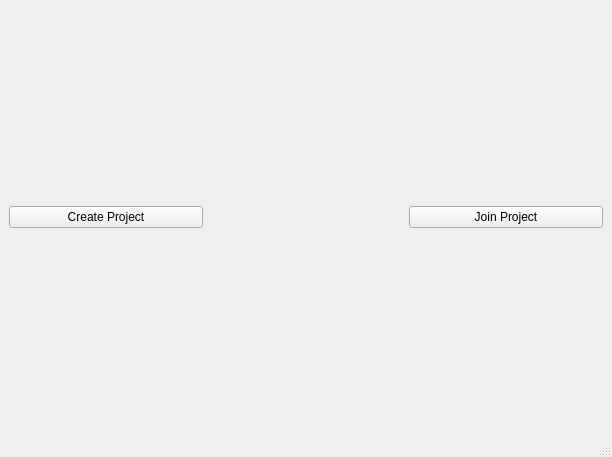
<?xml version="1.0" encoding="UTF-8"?>
<ui version="4.0">
 <class>MainWindow</class>
 <widget class="QMainWindow" name="MainWindow">
  <property name="geometry">
   <rect>
    <x>0</x>
    <y>0</y>
    <width>612</width>
    <height>457</height>
   </rect>
  </property>
  <property name="windowTitle">
   <string>Project Manager</string>
  </property>
  <widget class="QWidget" name="centralwidget">
   <layout class="QHBoxLayout" name="horizontalLayout">
    <item>
     <widget class="QPushButton" name="createProjectButton">
      <property name="text">
       <string>Create Project</string>
      </property>
     </widget>
    </item>
    <item>
     <widget class="QLabel" name="ipAddressLabel">
      <property name="text">
       <string/>
      </property>
     </widget>
    </item>
    <item>
     <widget class="QPushButton" name="joinProjectButton">
      <property name="text">
       <string>Join Project</string>
      </property>
     </widget>
    </item>
   </layout>
  </widget>
  <widget class="QStatusBar" name="statusbar"/>
 </widget>
 <resources/>
 <connections/>
</ui>
